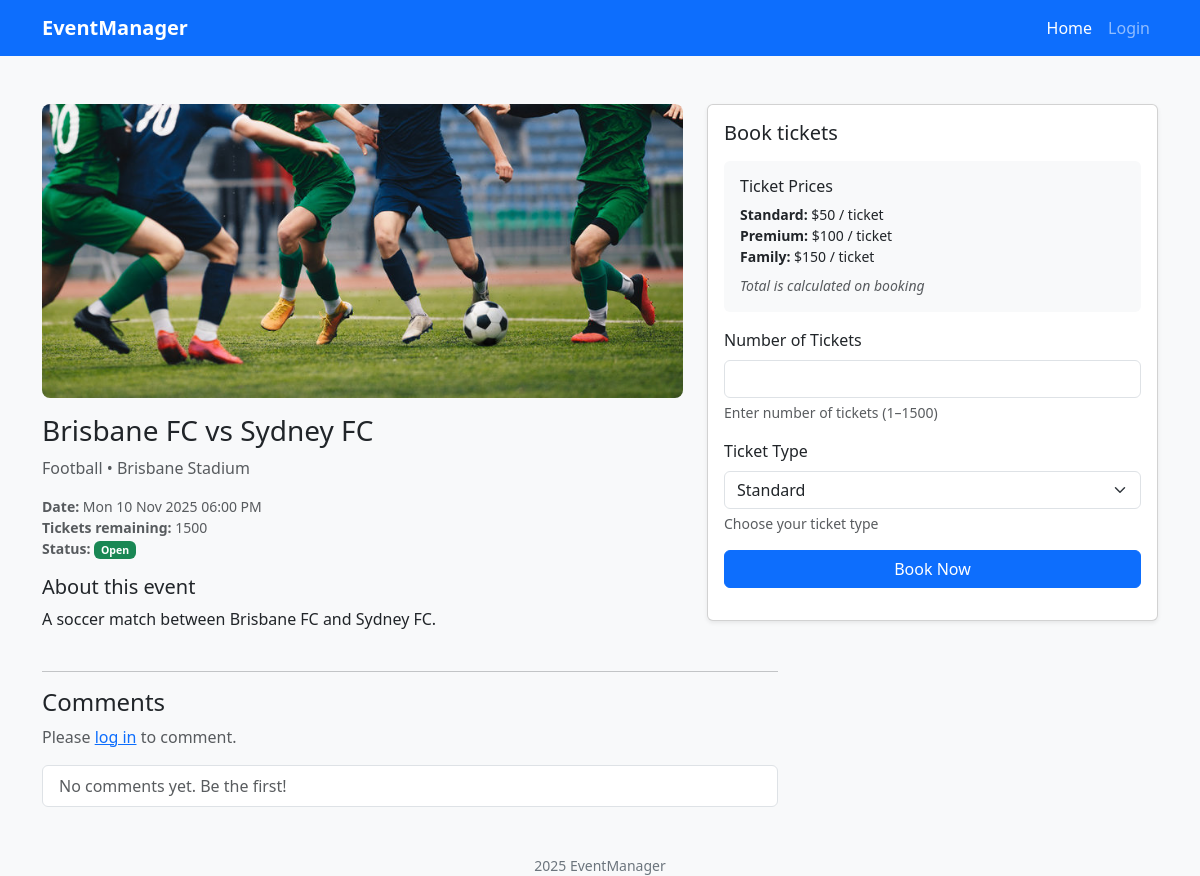
Before: /event/1 with the older database file.
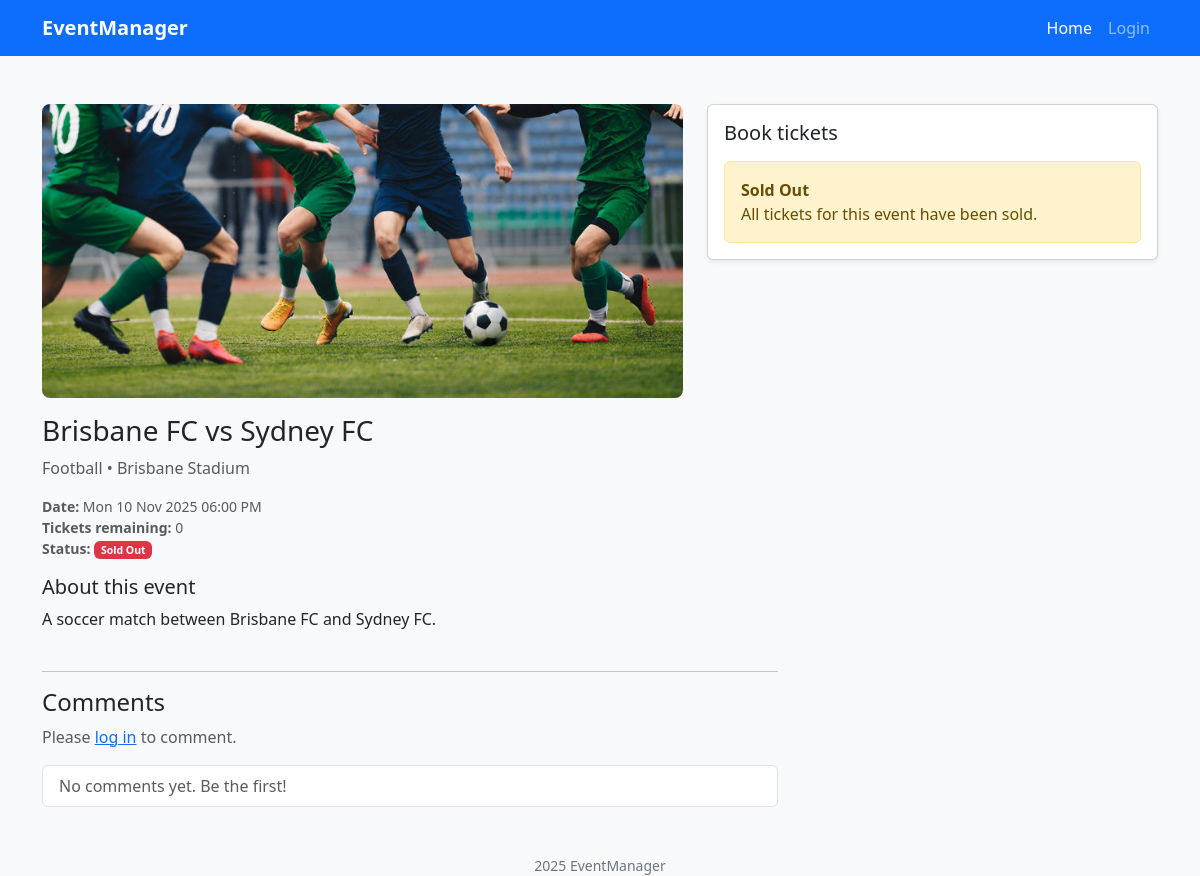
After: the same page with the newer database file.
### website/models.py (models this page shows)
class Event(db.Model):
    __tablename__ = 'event'
    id = db.Column(db.Integer, primary_key=True)
    eventname = db.Column(db.String(80)) #
    category = db.Column(db.String(80)) #picklist
    description = db.Column(db.String(250))
    eventdate = db.Column (db.DateTime) #need to be adjusted
    starttime = db.Column (db.DateTime) #need to be adjusted
    endtime = db.Column (db.DateTime) #need to be adjusted
    venue = db.Column(db.String(80))
    image = db.Column(db.String(80))
    numticket = db.Column (db.Integer)
    orders = db.relationship('Order', backref='event')
    owner_id = db.Column(db.Integer, db.ForeignKey('users.id'), nullable=False)
    status   = db.Column(db.String(20), default='Open')
    comments = db.relationship(
    'Comment',
    backref='event',
    lazy='dynamic',
    cascade='all, delete-orphan',
    order_by="desc(Comment.created_at)")

### website/views.py (the view, shortened to what this page needs)
@main_bp.route('/event/<int:event_id>', methods=['GET', 'POST'])
def event(event_id):
    form = BookingForm()
    comment_form = CommentForm()
    ev = Event.query.get_or_404(event_id)
    ticket_prices = {
            'Standard': 50.0,
            'Premium': 100.0,
            'Family': 150.0
        }
    comments = ev.comments.all()
    return render_template(
        'event.html',
        event=ev,
        comment_form=comment_form,
        comments=comments,
        booking_form=form,
        ticket_prices=ticket_prices
    )

### website/forms.py
class BookingForm(FlaskForm):
    ticketQty = IntegerField("Number of Tickets", validators=[InputRequired()])
    ticketType = SelectField("Ticket Type", choices=[("Standard", "Standard"), ("Premium", "Premium"), ("Family", "Family")], validators=[InputRequired()])
    submit = SubmitField("Book Now")

class CommentForm(FlaskForm):
    text = TextAreaField(
        "Add a comment",
        validators=[InputRequired(), Length(max=400)]
    )
    submit = SubmitField("Post")

### website/templates/event.html (shortened to what this page needs)
{% extends "base.html" %}
{% block content %}
<section class="container py-5">
  <div class="row g-4 align-items-start">
    <div class="col-12 col-lg-7">
      {% if event and event.image %}
        {% if event.image.startswith('http') %}
          <img src="{{ event.image }}" class="w-100 rounded-3 mb-3" alt="{{ event.eventname }}">
        {% else %}
          <img src="{{ url_for('static', filename='img/' ~ event.image) }}" class="w-100 rounded-3 mb-3" alt="{{ event.eventname }}">
        {% endif %}
      {% endif %}
      <h1 class="h3 mb-2">{{ event.eventname if event else 'Event' }}</h1>
      <p class="text-muted mb-3">
        {% if event %}{{ event.category }} • {{ event.venue }}{% endif %}
      </p>
      <ul class="list-unstyled small text-muted">
        {% if event and event.eventdate %}
          <li><strong>Date:</strong> {{ event.eventdate.strftime('%a %d %b %Y %I:%M %p') }}</li>
        {% endif %}
        {% if event and event.numticket is not none %}
          <li><strong>Tickets remaining:</strong> {{ event.numticket }}</li>
        {% endif %}
        {% if event %}
          <li><strong>Status:</strong>
            <span class="badge
              {% if event.status == 'Open' %}bg-success
              {% elif event.status == 'Sold Out' %}bg-danger
              {% else %}bg-secondary{% endif %}">
              {{ event.status }}
            </span>
          </li>
        {% endif %}
      </ul>
      {% if event and event.description %}
        <div class="mt-3">
          <h2 class="h5">About this event</h2>
          <p class="mb-0">{{ event.description }}</p>
        </div>
      {% endif %}
    </div>
    <div class="col-12 col-lg-5">
      <div class="card shadow-sm sticky-lg">
        <div class="card-body">
          <h2 class="h5 mb-3">Book tickets</h2>
          {% if event %}
            {% if event.status == 'Open' and event.numticket > 0 %}
            <form method="post" action="{{ url_for('main.event', event_id=event.id) }}">
              <div class="mb-3 p-3 bg-light rounded">
                <h6 class="mb-2">Ticket Prices</h6>
                <ul class="list-unstyled small mb-0">
                  <li><strong>Standard:</strong> ${{ "%.0f"|format(ticket_prices.Standard) }} / ticket</li>
                  <li><strong>Premium:</strong> ${{ "%.0f"|format(ticket_prices.Premium) }} / ticket</li>
                  <li><strong>Family:</strong> ${{ "%.0f"|format(ticket_prices.Family) }} / ticket</li>
                </ul>
                <div class="mt-2 text-muted small"><em>Total is calculated on booking</em></div>
              </div>
              <div class="mb-3">
                {{ booking_form.ticketQty.label(class="form-label") }}
                {{ booking_form.ticketQty(class="form-control", max=event.numticket) }}
                <div class="form-text">Enter number of tickets (1–{{ event.numticket }})</div>
              </div>
              <div class="mb-3">
                {{ booking_form.ticketType.label(class="form-label") }}
                {{ booking_form.ticketType(class="form-select") }}
                <div class="form-text">Choose your ticket type</div>
              </div>
              {{ booking_form.submit(class="btn btn-primary w-100") }}
            </form>
            {% else %}
            <div class="alert alert-warning mb-0">
              {% if event.status == 'Cancelled' %}
                <strong>Event Cancelled</strong><br>
                This event has been cancelled and is no longer available for booking.
              {% elif event.status == 'Sold Out' or event.numticket == 0 %}
                <strong>Sold Out</strong><br>
                All tickets for this event have been sold.
              {% elif event.status == 'Inactive' %}
                <strong>Event Ended</strong><br>
                This event has already occurred and is no longer available for booking.
              {% else %}
                <strong>Booking Unavailable</strong><br>
                This event is not currently available for booking.
              {% endif %}
            </div>
            {% endif %}
          {% else %}
            <p class="text-muted mb-0">This event is not available for booking.</p>
          {% endif %}
        </div>
      </div>
    </div>
  </div>
  <div class="row mt-4">
    <div class="col-12 col-lg-8">
      <hr>
      <h4>Comments</h4>
      {% if current_user.is_authenticated %}
      <form method="POST" action="{{ url_for('main.event', event_id=event.id) }}" class="mb-3">
        {{ comment_form.hidden_tag() }}
        <div class="mb-2">
          {{ comment_form.text.label(class="form-label") }}
          {{ comment_form.text(class="form-control", rows="3", placeholder="Write your comment...") }}
        </div>
        {{ comment_form.submit(class="btn btn-primary btn-sm") }}
      </form>
      {% else %}
        <p class="text-muted">Please <a href="{{ url_for('auth.login') }}">log in</a> to comment.</p>
      {% endif %}
      <ul class="list-group mt-3">
        {% for c in comments %}
          <li class="list-group-item">
            <div class="d-flex justify-content-between">
              <strong>{{ c.user.username }}</strong>
              <small class="text-muted">{{ c.created_at.strftime('%d %b %Y %H:%M') if c.created_at }}</small>
            </div>
            <div class="mt-1">{{ c.text | e }}</div>
          </li>
        {% else %}
          <li class="list-group-item text-muted">No comments yet. Be the first!</li>
        {% endfor %}
      </ul>
    </div>
  </div>
</section>
{% endblock %}

### website/templates/base.html (shortened to what this page needs)
<html>
<head>
    <link href="https://cdn.jsdelivr.net/npm/bootstrap@5.3.2/dist/css/bootstrap.min.css" rel="stylesheet">
    <link rel="stylesheet" href="{{ url_for('static', filename='style/style.css')}}">
</head>
<body>
    {% block header %}
<nav class="navbar navbar-expand-lg navbar-dark bg-primary">
  <div class="container">
    <a class="navbar-brand" href="{{ url_for('main.index')}}">EventManager</a>
    <div id="nav" class="collapse navbar-collapse">
      <ul class="navbar-nav ms-auto">
        <li class="nav-item"><a class="nav-link active" href="{{ url_for('main.index')}}">Home</a></li>
         {% if current_user.is_authenticated %}
         <li class="nav-item me-3 d-flex align-items-center">
           <span class="navbar-text">Welcome, {{ current_user.username }}!</span>
          </li>
         <li class="nav-item"><a class="nav-link" href="{{ url_for('main.create')}}">Create Event</a></li>
         <li class="nav-item"><a class="nav-link" href="{{ url_for('main.history')}}">My Bookings</a></li>
         <li class="nav-item"><a class="nav-link" href="{{ url_for('auth.logout')}}">Logout</a></li>
          {% else %}
         <li class="nav-item"><a class="nav-link" href="{{ url_for('auth.login')}}">Login</a></li>
          {% endif %}
      </ul>
    </div>
  </div>
</nav>
        {% endblock %}
    {% block content %}
    {% endblock %}
    <footer class="footer">
             <div class="container text-center small">2025 EventManager</div>
    </footer>
</body>
</html>

### website/static/style/style.css (style rules this page uses)
body { background-color: #f8f9fa; }
.navbar-brand { font-weight: 700; }
footer .small { color: #6c757d; }

Changed rows visible on the page:
changed Event "Brisbane FC vs Sydney FC": numticket "1500" → "0"; status "Open" → "Sold Out"; numticket "1500" → (not shown)
Other visible differences:
{{ "%.0f"|format(ticket_prices.Standard) }}: "50" → (not shown)
{{ "%.0f"|format(ticket_prices.Premium) }}: "100" → (not shown)
{{ "%.0f"|format(ticket_prices.Family) }}: "150" → (not shown)
{{ booking_form.ticketQty.label(class="form-label") }}: "Number of Tickets" → (not shown)
{{ booking_form.ticketType.label(class="form-label") }}: "Ticket Type" → (not shown)
form field ticketType: "Standard" → (not shown)
form field submit: "Book Now" → (not shown)
text no longer shown: "Ticket Prices Standard: $ / ticket Premium: $ / ticket Family: $ / ticket Total is calculated on booking Enter number of tickets (1– ) Choose your ticket type"
text now shown: "Sold Out All tickets for this event have been sold."
